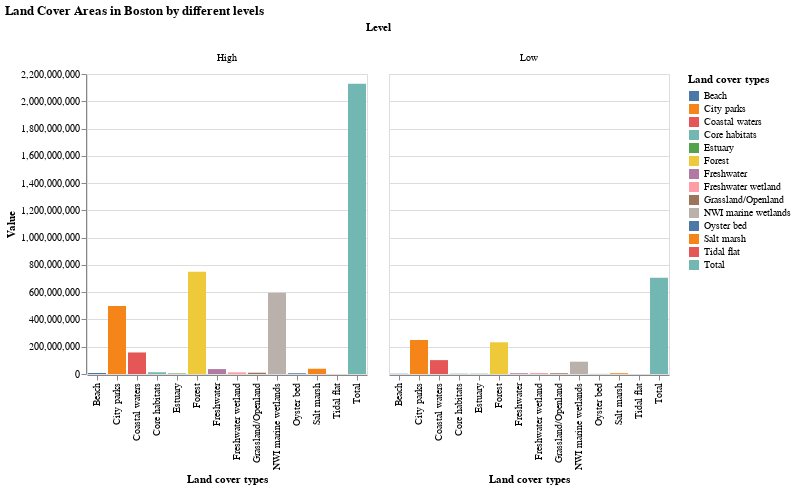

Source (notebook cell):
### Code cell
#Land Cover Areas in Boston by different levels
#Chart 5

alt.Chart(df5).mark_bar().encode(
    x='Land cover types',
    y='Value',
    color='Land cover types',
    column='Level'
).properties(
    title='Land Cover Areas in Boston by different levels'
)

### Figure 1 — Vega-Lite specification as saved in the notebook (floating-point values rounded to 4 significant figures)
{"config": {"view": {"continuousWidth": 400, "continuousHeight": 300}}, "data": {"name": "data-8b510f612fbac494faf7335bbc8e6bbe"}, "mark": "bar", "encoding": {"color": {"field": "Land cover types", "type": "nominal"}, "column": {"field": "Level", "type": "nominal"}, "x": {"field": "Land cover types", "type": "nominal"}, "y": {"field": "Value", "type": "quantitative"}}, "title": "Land Cover Areas in Boston by different levels", "$schema": "https://vega.github.io/schema/vega-lite/v4.17.0.json", "datasets": {"data-8b510f612fbac494faf7335bbc8e6bbe": [{"Land cover types": "NWI marine wetlands", "Level": "Low", "Value": 90367611}, {"Land cover types": "Salt marsh", "Level": "Low", "Value": 5836741}, {"Land cover types": "Freshwater wetland", "Level": "Low", "Value": 7416748}, {"Land cover types": "City parks", "Level": "Low", "Value": 249158682}, {"Land cover types": "Beach", "Level": "Low", "Value": 1748766}, {"Land cover types": "Freshwater", "Level": "Low", "Value": 5632155}, {"Land cover types": "Oyster bed", "Level": "Low", "Value": 609367}, {"Land cover types": "Estuary", "Level": "Low", "Value": 1775730}, {"Land cover types": "Tidal flat", "Level": "Low", "Value": 154979}, {"Land cover types": "Forest", "Level": "Low", "Value": 232570496}, {"Land cover types": "Grassland/Openland", "Level": "Low", "Value": 5588362}, {"Land cover types": "Core habitats", "Level": "Low", "Value": 2566369}, {"Land cover types": "Coastal waters", "Level": "Low", "Value": 101783372}, {"Land cover types": "Total", "Level": "Low", "Value": 705209378}, {"Land cover types": "NWI marine wetlands", "Level": "High", "Value": 596715671}, {"Land cover types": "Salt marsh", "Level": "High", "Value": 38541188}, {"Land cover types": "Freshwater wetland", "Level": "High", "Value": 12222223}, {"Land cover types": "City parks", "Level": "High", "Value": 498317363}, {"Land cover types": "Beach", "Level": "High", "Value": 7527883}, {"Land cover types": "Freshwater", "Level": "High", "Value": 36077699}, {"Land cover types": "Oyster bed", "Level": "High", "Value": 5499626}, {"Land cover types": "Estuary", "Level": "High", "Value": 3826203}, {"Land cover types": "Tidal flat", "Level": "High", "Value": 258298}, {"Land cover types": "Forest", "Level": "High", "Value": 748950958}, {"Land cover types": "Grassland/Openland", "Level": "High", "Value": 9447291}, {"Land cover types": "Core habitats", "Level": "High", "Value": 12831846}, {"Land cover types": "Coastal waters", "Level": "High", "Value": 157984654}, {"Land cover types": "Total", "Level": "High", "Value": 2128200903}]}}
